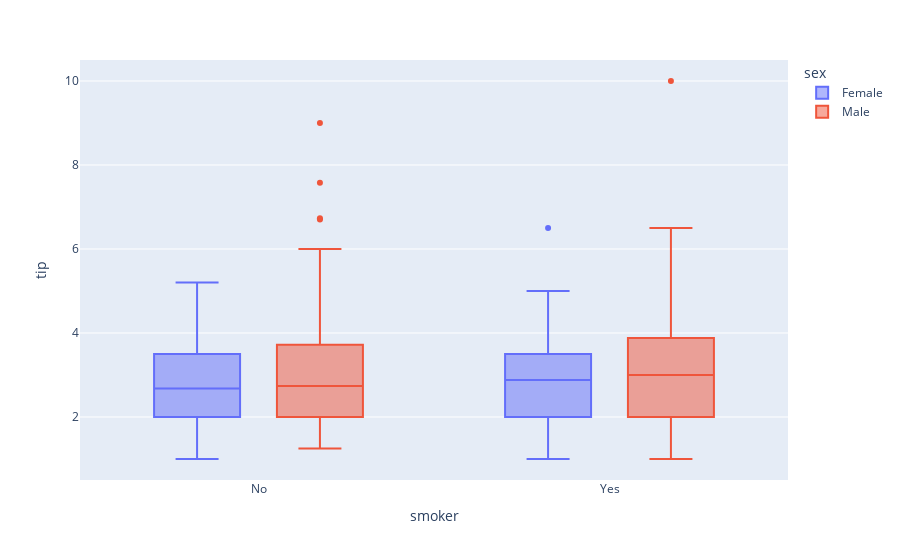

Here is the notebook cell this chart was saved with:
### Code cell
px.box(
    tips,
    x="smoker",
    y="tip",
    color="sex"
)

### Figure 1 — Plotly figure (JSON) as saved in the notebook; plotly's stock layout.template omitted (floating-point values rounded to 4 significant figures; data arrays with more than 128 entries replaced by an {"elided": "..."} marker saying what was removed)
{"data": [{"alignmentgroup": "True", "hovertemplate": "sex=Female<br>smoker=%{x}<br>tip=%{y}<extra></extra>", "legendgroup": "Female", "marker": {"color": "#636efa"}, "name": "Female", "notched": false, "offsetgroup": "Female", "orientation": "v", "showlegend": true, "type": "box", "x": ["No", "No", "No", "No", "No", "No", "No", "No", "No", "No", "No", "No", "No", "No", "No", "No", "Yes", "No", "Yes", "Yes", "No", "No", "No", "Yes", "Yes", "No", "Yes", "Yes", "Yes", "Yes", "No", "Yes", "No", "No", "No", "No", "No", "No", "No", "No", "No", "No", "No", "No", "No", "No", "No", "No", "No", "No", "No", "No", "No", "No", "No", "No", "No", "No", "No", "No", "No", "Yes", "Yes", "Yes", "Yes", "Yes", "Yes", "Yes", "Yes", "Yes", "Yes", "Yes", "Yes", "Yes", "Yes", "Yes", "Yes", "Yes", "Yes", "Yes", "No", "Yes", "Yes", "Yes", "No", "Yes", "No"], "x0": " ", "xaxis": "x", "y": [1.01, 3.61, 5, 3.02, 1.67, 3.5, 2.75, 2.23, 3, 3, 2.45, 3.07, 2.6, 5.2, 1.5, 2.47, 1, 3, 3.14, 5, 2.2, 1.83, 5.17, 1, 4.3, 3.25, 2.5, 3, 2.5, 3.48, 4.08, 4, 1, 4, 3.5, 1.5, 1.8, 2.92, 1.68, 2.52, 4.2, 2, 2, 2.83, 1.5, 2, 3.25, 1.25, 2, 2, 2.75, 3.5, 5, 2.3, 1.5, 1.36, 1.63, 5.14, 3.75, 2.61, 2, 3, 1.61, 2, 4, 3.5, 3.5, 4.19, 5, 2, 2.01, 2, 2.5, 3.23, 2.23, 2.5, 6.5, 1.1, 3.09, 3.48, 3, 2.5, 2, 2.88, 4.67, 2, 3], "y0": " ", "yaxis": "y"}, {"alignmentgroup": "True", "hovertemplate": "sex=Male<br>smoker=%{x}<br>tip=%{y}<extra></extra>", "legendgroup": "Male", "marker": {"color": "#EF553B"}, "name": "Male", "notched": false, "offsetgroup": "Male", "orientation": "v", "showlegend": true, "type": "box", "x": {"elided": "157 str values"}, "x0": " ", "xaxis": "x", "y": {"elided": "157 float values"}, "y0": " ", "yaxis": "y"}], "layout": {"boxmode": "group", "legend": {"title": {"text": "sex"}, "tracegroupgap": 0}, "margin": {"t": 60}, "xaxis": {"anchor": "y", "domain": [0, 1], "title": {"text": "smoker"}}, "yaxis": {"anchor": "x", "domain": [0, 1], "title": {"text": "tip"}}}}
